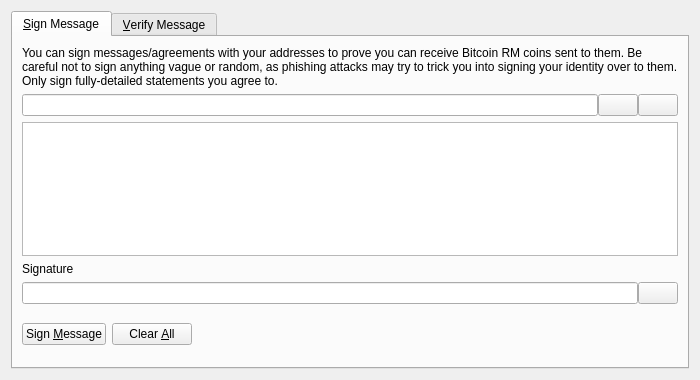
<?xml version="1.0" encoding="UTF-8"?>
<ui version="4.0">
 <class>SignVerifyMessageDialog</class>
 <widget class="QDialog" name="SignVerifyMessageDialog">
  <property name="geometry">
   <rect>
    <x>0</x>
    <y>0</y>
    <width>700</width>
    <height>380</height>
   </rect>
  </property>
  <property name="windowTitle">
   <string>Signatures - Sign / Verify a Message</string>
  </property>
  <property name="modal">
   <bool>true</bool>
  </property>
  <layout class="QVBoxLayout" name="verticalLayout">
   <item>
    <widget class="QTabWidget" name="tabWidget">
     <property name="currentIndex">
      <number>0</number>
     </property>
     <widget class="QWidget" name="tabSignMessage">
      <attribute name="title">
       <string>&amp;Sign Message</string>
      </attribute>
      <layout class="QVBoxLayout" name="verticalLayout_SM">
       <item>
        <widget class="QLabel" name="infoLabel_SM">
         <property name="text">
          <string>You can sign messages/agreements with your addresses to prove you can receive Bitcoin RM coins sent to them. Be careful not to sign anything vague or random, as phishing attacks may try to trick you into signing your identity over to them. Only sign fully-detailed statements you agree to.</string>
         </property>
         <property name="textFormat">
          <enum>Qt::PlainText</enum>
         </property>
         <property name="wordWrap">
          <bool>true</bool>
         </property>
        </widget>
       </item>
       <item>
        <layout class="QHBoxLayout" name="horizontalLayout_1_SM">
         <property name="spacing">
          <number>0</number>
         </property>
         <item>
          <widget class="QValidatedLineEdit" name="addressIn_SM">
           <property name="toolTip">
            <string>The Bitcoin address to sign the message with</string>
           </property>
          </widget>
         </item>
         <item>
          <widget class="QPushButton" name="addressBookButton_SM">
           <property name="toolTip">
            <string>Choose previously used address</string>
           </property>
           <property name="text">
            <string/>
           </property>
           <property name="icon">
            <iconset resource="../bitcoin.qrc">
             <normaloff>:/icons/address-book</normaloff>:/icons/address-book</iconset>
           </property>
           <property name="shortcut">
            <string>Alt+A</string>
           </property>
           <property name="autoDefault">
            <bool>false</bool>
           </property>
          </widget>
         </item>
         <item>
          <widget class="QPushButton" name="pasteButton_SM">
           <property name="toolTip">
            <string>Paste address from clipboard</string>
           </property>
           <property name="text">
            <string/>
           </property>
           <property name="icon">
            <iconset resource="../bitcoin.qrc">
             <normaloff>:/icons/editpaste</normaloff>:/icons/editpaste</iconset>
           </property>
           <property name="shortcut">
            <string>Alt+P</string>
           </property>
           <property name="autoDefault">
            <bool>false</bool>
           </property>
          </widget>
         </item>
        </layout>
       </item>
       <item>
        <widget class="QPlainTextEdit" name="messageIn_SM">
         <property name="toolTip">
          <string>Enter the message you want to sign here</string>
         </property>
        </widget>
       </item>
       <item>
        <widget class="QLabel" name="signatureLabel_SM">
         <property name="text">
          <string>Signature</string>
         </property>
         <property name="textFormat">
          <enum>Qt::PlainText</enum>
         </property>
        </widget>
       </item>
       <item>
        <layout class="QHBoxLayout" name="horizontalLayout_2_SM">
         <property name="spacing">
          <number>0</number>
         </property>
         <item>
          <widget class="QLineEdit" name="signatureOut_SM">
           <property name="font">
            <font>
             <italic>true</italic>
            </font>
           </property>
           <property name="readOnly">
            <bool>true</bool>
           </property>
          </widget>
         </item>
         <item>
          <widget class="QPushButton" name="copySignatureButton_SM">
           <property name="toolTip">
            <string>Copy the current signature to the system clipboard</string>
           </property>
           <property name="text">
            <string/>
           </property>
           <property name="icon">
            <iconset resource="../bitcoin.qrc">
             <normaloff>:/icons/editcopy</normaloff>:/icons/editcopy</iconset>
           </property>
           <property name="autoDefault">
            <bool>false</bool>
           </property>
          </widget>
         </item>
        </layout>
       </item>
       <item>
        <layout class="QHBoxLayout" name="horizontalLayout_3_SM">
         <item>
          <widget class="QPushButton" name="signMessageButton_SM">
           <property name="toolTip">
            <string>Sign the message to prove you own this Bitcoin address</string>
           </property>
           <property name="text">
            <string>Sign &amp;Message</string>
           </property>
           <property name="icon">
            <iconset resource="../bitcoin.qrc">
             <normaloff>:/icons/edit</normaloff>:/icons/edit</iconset>
           </property>
           <property name="autoDefault">
            <bool>false</bool>
           </property>
          </widget>
         </item>
         <item>
          <widget class="QPushButton" name="clearButton_SM">
           <property name="toolTip">
            <string>Reset all sign message fields</string>
           </property>
           <property name="text">
            <string>Clear &amp;All</string>
           </property>
           <property name="icon">
            <iconset resource="../bitcoin.qrc">
             <normaloff>:/icons/remove</normaloff>:/icons/remove</iconset>
           </property>
           <property name="autoDefault">
            <bool>false</bool>
           </property>
          </widget>
         </item>
         <item>
          <spacer name="horizontalSpacer_1_SM">
           <property name="orientation">
            <enum>Qt::Horizontal</enum>
           </property>
           <property name="sizeHint" stdset="0">
            <size>
             <width>40</width>
             <height>48</height>
            </size>
           </property>
          </spacer>
         </item>
         <item>
          <widget class="QLabel" name="statusLabel_SM">
           <property name="font">
            <font>
             <weight>75</weight>
             <bold>true</bold>
            </font>
           </property>
           <property name="text">
            <string/>
           </property>
           <property name="wordWrap">
            <bool>true</bool>
           </property>
          </widget>
         </item>
         <item>
          <spacer name="horizontalSpacer_2_SM">
           <property name="orientation">
            <enum>Qt::Horizontal</enum>
           </property>
           <property name="sizeHint" stdset="0">
            <size>
             <width>40</width>
             <height>48</height>
            </size>
           </property>
          </spacer>
         </item>
        </layout>
       </item>
      </layout>
     </widget>
     <widget class="QWidget" name="tabVerifyMessage">
      <attribute name="title">
       <string>&amp;Verify Message</string>
      </attribute>
      <layout class="QVBoxLayout" name="verticalLayout_VM">
       <item>
        <widget class="QLabel" name="infoLabel_VM">
         <property name="text">
          <string>Enter the receiver's address, message (ensure you copy line breaks, spaces, tabs, etc. exactly) and signature below to verify the message. Be careful not to read more into the signature than what is in the signed message itself, to avoid being tricked by a man-in-the-middle attack. Note that this only proves the signing party receives with the address, it cannot prove sendership of any transaction!</string>
         </property>
         <property name="textFormat">
          <enum>Qt::PlainText</enum>
         </property>
         <property name="alignment">
          <set>Qt::AlignLeading|Qt::AlignLeft|Qt::AlignTop</set>
         </property>
         <property name="wordWrap">
          <bool>true</bool>
         </property>
        </widget>
       </item>
       <item>
        <layout class="QHBoxLayout" name="horizontalLayout_1_VM">
         <property name="spacing">
          <number>0</number>
         </property>
         <item>
          <widget class="QValidatedLineEdit" name="addressIn_VM">
           <property name="toolTip">
            <string>The Bitcoin address the message was signed with</string>
           </property>
          </widget>
         </item>
         <item>
          <widget class="QPushButton" name="addressBookButton_VM">
           <property name="toolTip">
            <string>Choose previously used address</string>
           </property>
           <property name="text">
            <string/>
           </property>
           <property name="icon">
            <iconset resource="../bitcoin.qrc">
             <normaloff>:/icons/address-book</normaloff>:/icons/address-book</iconset>
           </property>
           <property name="shortcut">
            <string>Alt+A</string>
           </property>
           <property name="autoDefault">
            <bool>false</bool>
           </property>
          </widget>
         </item>
        </layout>
       </item>
       <item>
        <widget class="QPlainTextEdit" name="messageIn_VM"/>
       </item>
       <item>
        <widget class="QValidatedLineEdit" name="signatureIn_VM"/>
       </item>
       <item>
        <layout class="QHBoxLayout" name="horizontalLayout_2_VM">
         <item>
          <widget class="QPushButton" name="verifyMessageButton_VM">
           <property name="toolTip">
            <string>Verify the message to ensure it was signed with the specified Bitcoin address</string>
           </property>
           <property name="text">
            <string>Verify &amp;Message</string>
           </property>
           <property name="icon">
            <iconset resource="../bitcoin.qrc">
             <normaloff>:/icons/transaction_0</normaloff>:/icons/transaction_0</iconset>
           </property>
           <property name="autoDefault">
            <bool>false</bool>
           </property>
          </widget>
         </item>
         <item>
          <widget class="QPushButton" name="clearButton_VM">
           <property name="toolTip">
            <string>Reset all verify message fields</string>
           </property>
           <property name="text">
            <string>Clear &amp;All</string>
           </property>
           <property name="icon">
            <iconset resource="../bitcoin.qrc">
             <normaloff>:/icons/remove</normaloff>:/icons/remove</iconset>
           </property>
           <property name="autoDefault">
            <bool>false</bool>
           </property>
          </widget>
         </item>
         <item>
          <spacer name="horizontalSpacer_1_VM">
           <property name="orientation">
            <enum>Qt::Horizontal</enum>
           </property>
           <property name="sizeHint" stdset="0">
            <size>
             <width>40</width>
             <height>48</height>
            </size>
           </property>
          </spacer>
         </item>
         <item>
          <widget class="QLabel" name="statusLabel_VM">
           <property name="font">
            <font>
             <weight>75</weight>
             <bold>true</bold>
            </font>
           </property>
           <property name="text">
            <string/>
           </property>
           <property name="wordWrap">
            <bool>true</bool>
           </property>
          </widget>
         </item>
         <item>
          <spacer name="horizontalSpacer_2_VM">
           <property name="orientation">
            <enum>Qt::Horizontal</enum>
           </property>
           <property name="sizeHint" stdset="0">
            <size>
             <width>40</width>
             <height>48</height>
            </size>
           </property>
          </spacer>
         </item>
        </layout>
       </item>
      </layout>
     </widget>
    </widget>
   </item>
  </layout>
 </widget>
 <customwidgets>
  <customwidget>
   <class>QValidatedLineEdit</class>
   <extends>QLineEdit</extends>
   <header>qvalidatedlineedit.h</header>
  </customwidget>
 </customwidgets>
 <resources>
  <include location="../bitcoin.qrc"/>
 </resources>
 <connections/>
</ui>
